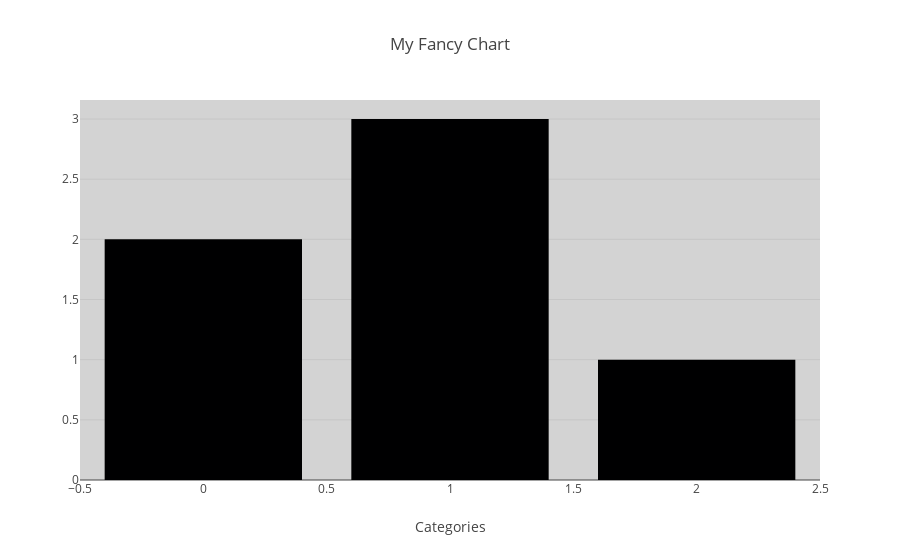

Notebook code cell kept with this figure:
### Code cell
fig = go.Figure(data=go.Bar(y=[2, 3, 1]))

# Layout dictionary ko update karna
fig.update_layout(
    title="My Fancy Chart",
    plot_bgcolor="lightgray", # Graph ka background
    xaxis_title="Categories"
)
fig.show()

### Figure 1 — Plotly figure (JSON) as saved in the notebook; plotly's stock layout.template omitted (floating-point values rounded to 4 significant figures)
{"data": [{"type": "bar", "y": [2, 3, 1]}], "layout": {"plot_bgcolor": "lightgray", "title": {"text": "My Fancy Chart"}, "xaxis": {"title": {"text": "Categories"}}}}
